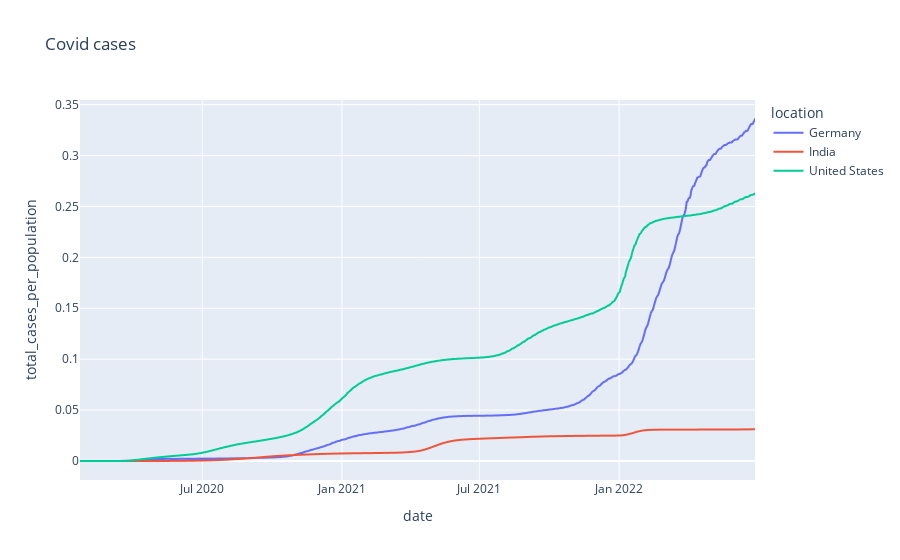

Write notebook code for a chart like this one.
### Code cell
# Plotting the result as output
fig = px.line(df_my_list, x="date", y="total_cases_per_population",color = 'location', title='Covid cases')
fig.show()

### Figure 1 — Plotly figure (JSON) as saved in the notebook; plotly's stock layout.template omitted (floating-point values rounded to 4 significant figures; data arrays with more than 128 entries replaced by an {"elided": "..."} marker saying what was removed)
{"data": [{"hovertemplate": "location=Germany<br>date=%{x}<br>total_cases_per_population=%{y}<extra></extra>", "legendgroup": "Germany", "line": {"color": "#636efa", "dash": "solid"}, "marker": {"symbol": "circle"}, "mode": "lines", "name": "Germany", "showlegend": true, "type": "scattergl", "x": {"elided": "885 str values"}, "xaxis": "x", "y": {"elided": "885 float values"}, "yaxis": "y"}, {"hovertemplate": "location=India<br>date=%{x}<br>total_cases_per_population=%{y}<extra></extra>", "legendgroup": "India", "line": {"color": "#EF553B", "dash": "solid"}, "marker": {"symbol": "circle"}, "mode": "lines", "name": "India", "showlegend": true, "type": "scattergl", "x": {"elided": "882 str values"}, "xaxis": "x", "y": {"elided": "882 float values"}, "yaxis": "y"}, {"hovertemplate": "location=United States<br>date=%{x}<br>total_cases_per_population=%{y}<extra></extra>", "legendgroup": "United States", "line": {"color": "#00cc96", "dash": "solid"}, "marker": {"symbol": "circle"}, "mode": "lines", "name": "United States", "showlegend": true, "type": "scattergl", "x": {"elided": "890 str values"}, "xaxis": "x", "y": {"elided": "890 float values"}, "yaxis": "y"}], "layout": {"legend": {"title": {"text": "location"}, "tracegroupgap": 0}, "title": {"text": "Covid cases"}, "xaxis": {"anchor": "y", "domain": [0, 1], "title": {"text": "date"}}, "yaxis": {"anchor": "x", "domain": [0, 1], "title": {"text": "total_cases_per_population"}}}}
